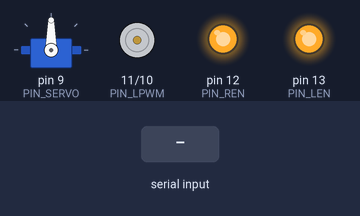
Bench run of a sketch on a simulated Arduino Uno, built with avr-gcc and run on an emulated ATmega328P. On the bench: servo, motor-driver pin pairs drawn as motors (green arrow = first pin HIGH = forward, orange = second pin HIGH = backward, longer = more drive), output pins drawn as LEDs (lit = HIGH). The test bench sets the inputs (shaded band).

Above: at 1.2 s.
1.3 s: "R90\n" received over Serial
At 1.9 s:
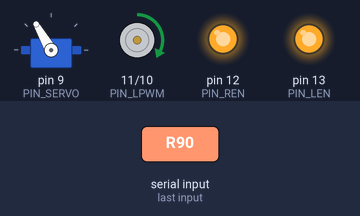
2.8 s: "R,45\n" received over Serial
At 3.1 s:
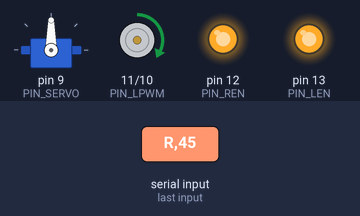
4.3 s: "S90\n" received over Serial
At 5.4 s:
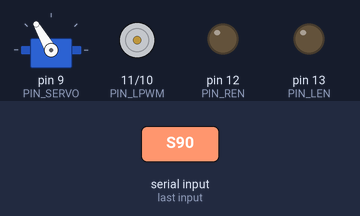
5.8 s: "S,45\n" received over Serial
At 6.6 s:
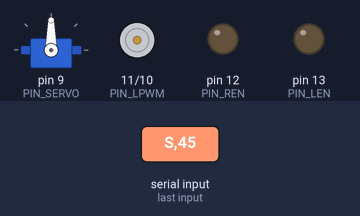
Timing chart, 0 to 8.3 s (numbered marks = the images above; inputs shaded):
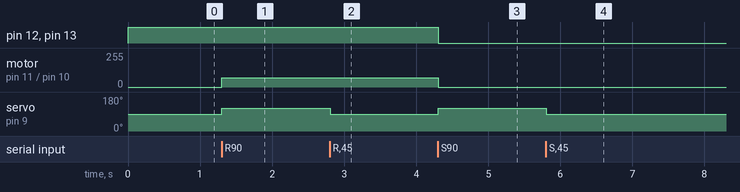

The sketch:

arduino.ino
```cpp
#include  <Servo.h>

const int PIN_SERVO = 9;
const int PIN_LPWM = 11;
const int PIN_RPWM = 10;
const int PIN_LEN = 13;
const int PIN_REN = 12;

const int DIRECTION_AMPLITUDE = 30;
const int SPEED_AMPLITUDE = 70;
//const int SPEED_AMPLITUDE = 90;

Servo servo;

void setup()
{
  servo.attach(PIN_SERVO);
  pinMode(PIN_LPWM, OUTPUT);
  pinMode(PIN_RPWM, OUTPUT);
  pinMode(PIN_LEN, OUTPUT);
  pinMode(PIN_REN, OUTPUT);

  servo.write(90);
  digitalWrite(PIN_LEN, HIGH);
  digitalWrite(PIN_REN, HIGH);
  digitalWrite(PIN_LPWM, LOW);
  digitalWrite(PIN_RPWM, LOW);

  Serial.begin(9600);
}

void loop()
{
  String s = Serial.readStringUntil('\n');

  if(s.length() >= 2)
  {
    bool ok = false;

    if(s[0] == 'R')
    {
      digitalWrite(PIN_LEN, HIGH);
      digitalWrite(PIN_REN, HIGH);
      analogWrite(PIN_LPWM, SPEED_AMPLITUDE);
      analogWrite(PIN_RPWM, 0);
      ok = true;
    }
    else if(s[0] == 'S')
    {
      digitalWrite(PIN_LEN, LOW);
      digitalWrite(PIN_REN, LOW);
      analogWrite(PIN_LPWM, 0);
      analogWrite(PIN_RPWM, 0);
      ok = true;
    }

    if(ok)
    {
      double steering = atof(s.substring(1).c_str()) * 180.0/PI;
      steering = max(steering, -DIRECTION_AMPLITUDE);
      steering = min(steering, DIRECTION_AMPLITUDE);

      servo.write(90 + steering);
    }
  }
}
```

Measured:
- after the input at 1.3 s, motor on pin 11 (PIN_LPWM) / pin 10 (PIN_RPWM): stopped → forward 70/255 at once; servo on pin 9 (PIN_SERVO): 90° → 120° at once
- after the input at 2.8 s, servo on pin 9 (PIN_SERVO): 120° → 90° at once
- after the input at 4.3 s, pin 12 (PIN_REN), pin 13 (PIN_LEN): HIGH → LOW at once; motor on pin 11 (PIN_LPWM) / pin 10 (PIN_RPWM): forward 70/255 → stopped at once; servo on pin 9 (PIN_SERVO): 90° → 120° at once
- after the input at 5.8 s, servo on pin 9 (PIN_SERVO): 120° → 90° at once
